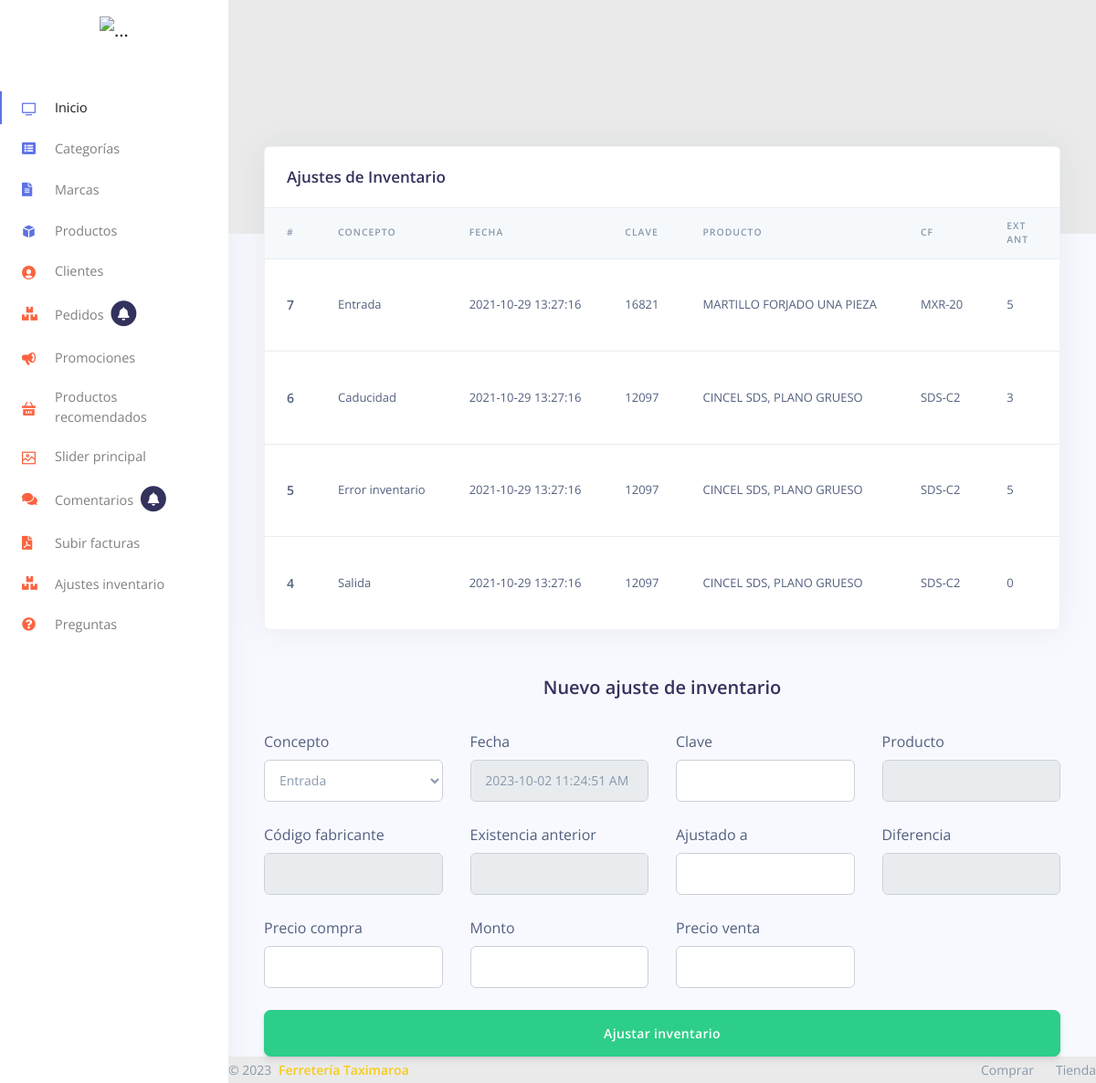
The app's page /inventario.php with its own data.
### tables this page shows
CREATE TABLE `ajustes_inventario` (
  `id` int(5) NOT NULL,
  `concepto` varchar(120) NOT NULL,
  `fecha` datetime NOT NULL,
  `clave_producto` int(15) NOT NULL,
  `nombre_producto` varchar(120) NOT NULL,
  `codigo_fabricante` varchar(50) NOT NULL,
  `existencia_anterior` varchar(20) NOT NULL,
  `ajustado_a` varchar(20) NOT NULL,
  `diferencia` varchar(20) NOT NULL,
  `precio_compra` float(10,2) NOT NULL,
  `monto` float(10,2) NOT NULL,
  `precio_venta` float(10,2) NOT NULL
);

CREATE TABLE `productos` (
  `id` int(10) NOT NULL,
  `activo` int(1) NOT NULL DEFAULT 1,
  `clave_producto` int(10) NOT NULL,
  `nombre` varchar(75) NOT NULL,
  `marca` varchar(75) NOT NULL,
  `categoria` int(5) NOT NULL,
  `submenu` int(2) NOT NULL,
  `descripcion_corta` varchar(250) NOT NULL,
  `descripcion` text NOT NULL,
  `codigo_fabricante` varchar(35) NOT NULL,
  `precio_compra` float(10,2) NOT NULL,
  `precio_venta` float(10,2) NOT NULL,
  `impuesto` float(10,2) NOT NULL,
  `IVA` float(10,2) NOT NULL,
  `existencia` int(10) NOT NULL,
  `clave_unidad` varchar(35) NOT NULL,
  `clave_linea` varchar(35) NOT NULL,
  `clave_marca` varchar(35) NOT NULL,
  `foto1` varchar(120) NOT NULL,
  `foto2` varchar(120) NOT NULL,
  `foto3` varchar(120) NOT NULL,
  `maximo` int(5) NOT NULL,
  `minimo` int(5) NOT NULL,
  `ubicacion_zona` varchar(75) NOT NULL,
  `ubicacion_pasillo` varchar(75) NOT NULL,
  `ubicacion_anaquel` varchar(75) NOT NULL,
  `ubicacion_repisa` varchar(75) NOT NULL,
  `descuento` float(10,2) NOT NULL DEFAULT 0.00,
  `producto_inactivo` varchar(10) NOT NULL,
  `valorcfdi` varchar(35) NOT NULL,
  `ancho` float(10,2) NOT NULL,
  `alto` float(10,2) NOT NULL,
  `largo` float(10,2) NOT NULL,
  `peso` float(10,2) NOT NULL,
  `persCalificaron` int(8) NOT NULL,
  `calificacion` int(8) NOT NULL,
  `tipo_envio` varchar(25) NOT NULL
);

### inventario.php (the view, shortened to what this page needs)
<!DOCTYPE html>
<html lang="es">
<head>
  <link href="assets/js/plugins/nucleo/css/nucleo.css" rel="stylesheet" />
  <link href="assets/js/plugins/@fortawesome/fontawesome-free/css/all.min.css" rel="stylesheet" />
  <link href="assets/css/argon-dashboard.css?v=1.1.0" rel="stylesheet" />
  <link rel="stylesheet" href="assets/css/general.css">
  <link rel="stylesheet" href="https://cdnjs.cloudflare.com/ajax/libs/limonte-sweetalert2/6.6.5/sweetalert2.css">
</head>
<body class="">
<?php
require_once "menu/izquierdo.php" ?>
  <div class="main-content">
   <?php
          require_once "db.php";
   $inventario = $con->query("SELECT ai.*, p.clave_producto, p.nombre FROM ajustes_inventario ai INNER JOIN productos p ON ai.clave_producto=p.clave_producto ORDER BY id DESC");
 ?>
    <div class="header bg-gradient-primary pb-8 pt-5 pt-md-8">
    </div>
    <div class="container-fluid mt--7">
      <div class="row">
        <div class="col">
          <div class="card shadow">
            <div class="card-header border-0">
              <h3 class="mb-0">Ajustes de Inventario</h3>
            </div>
            <div class="table-responsive">
              <table class="table align-items-center table-flush" >
                <thead class="thead-light">
                  <tr>
                    <th scope="col">#</th>
                    <th scope="col">Concepto</th>
                    <th scope="col">Fecha</th>
                    <th>Clave</th>
                    <th scope="col">Producto</th>
                    <th scope="col">CF</th>
                    <th>Ext <br>Ant</th>
                    <th>Ajus</th>
                  </tr>
                </thead>
                <tbody>
                  <?php while($rowinventario = $inventario->fetch_object()){ ?>
                  <tr>
                    <th scope="row">
                      <div class="media align-items-center">
                        <div class="media-body">
                          <span class="mb-0 text-sm"><?php echo $rowinventario->id ?></span>
                        </div>
                      </div>
                    </th>
                    <td>
                     <?php echo $rowinventario->concepto ?>
                    </td>
                    <td>
                      <?php echo $rowinventario->fecha ?>
                    </td>
                    <td>
                      <?php echo $rowinventario->clave_producto ?>
                    </td>
                    <td>
                      <?php echo $rowinventario->nombre ?>
                    </td>
                    <td>
                      <?php echo $rowinventario->codigo_fabricante ?>
                    </td>
                    <td>
                      <?php echo $rowinventario->existencia_anterior ?>
                    </td>
                    <td>
                    </td>
                  </tr>
                <?php } ?>
                </tbody>
              </table>
            </div>
          </div>
        </div>
      </div>
      <div class="row">
            <div class="col-4"></div>
            <div class="col-4">
            <br><br>
            <h2 class="text-center">Nuevo ajuste de inventario</h2>
            <br>
          </div>
          <div class="col-4"></div>
        </div>
                <div class="form-inputs">
                <div class="row">
                    <div class="col-md-3">
                    <label for="concepto">Concepto</label>
                      <select name="concepto" id="concepto" class="form-control">
                        <option value="Entrada">Entrada</option>
                      </select>
                  </div>
                  <div class="col-md-3">
                    <label for="Fecha">Fecha</label>
                    <input type="text" name="fecha" id="fecha" class="form-control" value=" <?php echo date("Y-m-d h:i:s A") ?> " readonly>
                  </div>
                  <div class="col-md-3">
                    <label for="Clave">Clave</label>
                    <input type="text" name="clave" id="clave" class="form-control">
                  </div>
                  <div class="col-md-3">
                    <label for="Producto">Producto</label>
                    <input type="text" name="producto" id="producto" class="form-control" readonly>
                  </div>
                  <div class="col-12"><br></div>
                  <div class="col-md-3">
                    <label for="Código">Código fabricante</label>
                    <input type="text" name="codigo_fabricante" id="codigo_fabricante" class="form-control" readonly>
                  </div>
                  <div class="col-md-3">
                    <label for="Existencia anterior">Existencia anterior</label>
                    <input type="text" name="existencia_anterior" id="existencia_anterior" class="form-control" readonly>
                  </div>
                  <div class="col-md-3">
                    <label for="Ajustado">Ajustado a</label>
                    <input type="text" name="ajustado_a" id="ajustado_a" class="form-control">
                  </div>
                  <div class="col-md-3">
                    <label for="Diferencia">Diferencia</label>
                    <input type="text" name="diferencia" id="diferencia" class="form-control" readonly>
                  </div>
                  <div class="col-12"><br></div>
                  <div class="col-md-3">
                    <label for="Precio">Precio compra</label>
                    <input type="text" name="precio_compra" id="precio_compra" class="form-control">
                  </div>
                  <div class="col-md-3">
                    <label for="Monto">Monto</label>
                    <input type="text" name="monto" id="monto" class="form-control">
                  </div>
                  <div class="col-md-3">
                    <label for="Precio venta">Precio venta</label>
                    <input type="text" name="precio_venta" id="precio_venta" class="form-control">
                  </div>
                </div>
                </div>
                <br>
                <button class="btn btn-success btn-block btn-lg mb15" onclick="ajustarInventario(); return false;">Ajustar inventario</button>
          </div>
      <?php require_once "footer.php" ?>
    </div>
</body>
</html>

### records on screen
ajustes_inventario: id "7", concepto "Entrada", fecha "2021-10-29 13:27:16", productos.clave_producto "16821", productos.nombre "MARTILLO FORJADO UNA PIEZA", codigo_fabricante "MXR-20", existencia_anterior "5"
ajustes_inventario: id "6", concepto "Caducidad", fecha "2021-10-29 13:27:16", productos.clave_producto "12097", productos.nombre "CINCEL SDS, PLANO GRUESO", codigo_fabricante "SDS-C2", existencia_anterior "3"
ajustes_inventario: id "5", concepto "Error inventario", fecha "2021-10-29 13:27:16", productos.clave_producto "12097", productos.nombre "CINCEL SDS, PLANO GRUESO", codigo_fabricante "SDS-C2", existencia_anterior "5"
ajustes_inventario: id "4", concepto "Salida", fecha "2021-10-29 13:27:16", productos.clave_producto "12097", productos.nombre "CINCEL SDS, PLANO GRUESO", codigo_fabricante "SDS-C2", existencia_anterior "0"
